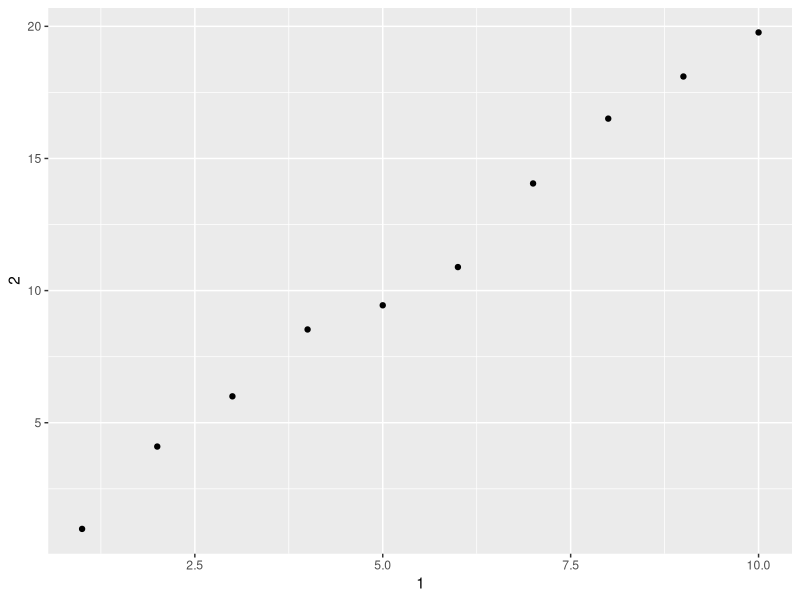

The R script that drew this image: (Note: this script raises an error after producing the figure.)
#10.5-1 Excercise
library("tidyverse")
mtcarss<- as_tibble(mtcars)
print(mtcarss)

#2
df <- data.frame(abc = 1, xyz = "a")
df$x
class(df[, "xyz"])
class(df[, c("abc", "xyz")])
tb_df <- as_tibble(df)
tb_df$x
class(tb_df[, "xyz"])
class(tb_df[, c("abc", "xyz")])

#3
tb_cars <- as_tibble(mtcars)
var <- "mpg"
tb_cars[var]
mtcars[var]

#4
annoying <- tibble(
  `1` = 1:10,
  `2` = `1` * 2 + rnorm(length(`1`))
)
annoying$`1`
ggplot(data = annoying) +
  geom_point(aes(x = `1`, y = `2`))
mutate(annoying, `3` = `2` / `1`)
transmute(annoying, one = `1`, two = `2`, three = `3`)

#5
# Converting atomic vectors to data frames, and vice versa
# For backwards compatibility with data frames
help(enframe)

#6
# tibble.max_extra_cols
# Number of extra columns printed in reduced form. Default: 100.
package?tibble


----------------------------------------------------------
#12.6.1 Excercise
#1
##look at the number of years of recorded data for each country
who %>%
  group_by(country) %>%
  summarize(count = n()) %>%
  ggplot() +
  geom_point(mapping = aes(x = country, y = count), color = 'green') +
  coord_flip()
##check if there are any 0 recorded cases
sum(who %>% select(-c(1:4)) == 0, na.rm = TRUE)
##check the number of NAs in each column
who %>% select(-c(1:4)) %>%
  sapply(function(x){sum(is.na(x))})
##These NAs are explicitly stated as missing values.In a given year for a country, there are both missing and non-missing cases.


#2
##The code will not be separated properly into the three columns new, var, and sexage.

#3
who %>% select(1:3) %>% sapply(function(x){length(unique(x))})
who %>% select(1:3) %>%
  unite(combined, 1:3) %>%
  select(combined) %>%
  distinct() %>%
  nrow()
##Therefore, we can confirm that for each country, there is only one iso2 code, and also one iso3 code. iso2 and iso3 are redundant columns.

#4
who %>%
  gather(code, value, new_sp_m014:newrel_f65, na.rm = TRUE) %>% 
  mutate(code = stringr::str_replace(code, "newrel", "new_rel")) %>%
  separate(code, c("new", "var", "sexage")) %>% 
  select(-new, -iso2, -iso3) %>% 
  separate(sexage, c("sex", "age"), sep = 1) %>%
  group_by(country, year, sex) %>%
  summarize(total_case = sum(value)) %>%
  unite(country_sex, country, sex, remove = FALSE) %>%
  ggplot() +
  geom_line(mapping = aes(x = year, y = total_case, color = sex,
                          group = country_sex))

who %>%
  gather(code, value, new_sp_m014:newrel_f65, na.rm = TRUE) %>% 
  mutate(code = stringr::str_replace(code, "newrel", "new_rel")) %>%
  separate(code, c("new", "var", "sexage")) %>% 
  select(-new, -iso2, -iso3) %>% 
  separate(sexage, c("sex", "age"), sep = 1) %>%
  group_by(country, year, sex) %>%
  summarize(total_case = sum(value)) %>%
  filter(country == 'China') %>%
  ggplot() +
  geom_line(mapping = aes(x = year, y = total_case, color = sex,
                          group = country))

